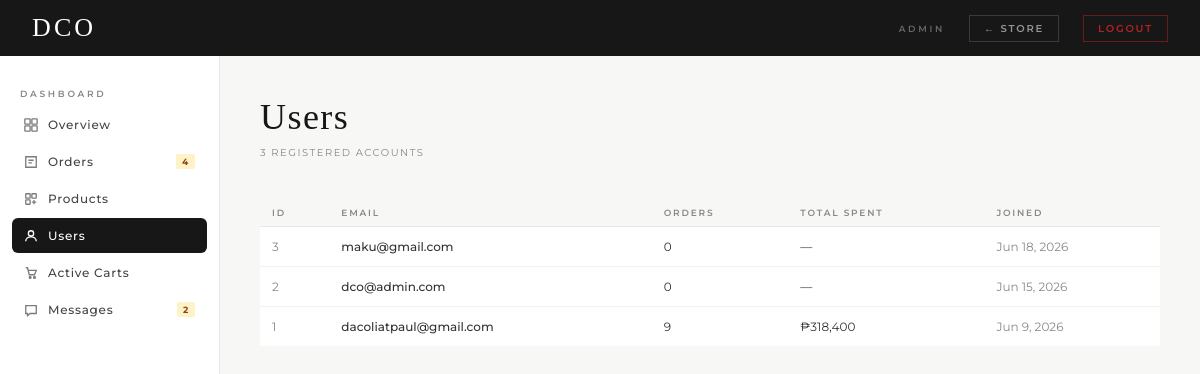
The app's page /admin.php?tab=users (signed in) with its own data.
### tables this page shows
CREATE TABLE `users` (
  `id` int(10) UNSIGNED NOT NULL,
  `email` varchar(255) NOT NULL,
  `full_name` varchar(120) DEFAULT NULL,
  `phone` varchar(30) DEFAULT NULL,
  `address` text DEFAULT NULL,
  `password_hash` varchar(255) NOT NULL,
  `created_at` datetime NOT NULL DEFAULT current_timestamp()
);

### admin.php (the view, shortened to what this page needs)
<?php
require_once 'config/app.php';
$stats = [];
$stats['total_users']   = $pdo->query('SELECT COUNT(*) FROM users')->fetchColumn();
$stats['total_orders']  = $pdo->query('SELECT COUNT(*) FROM orders')->fetchColumn();
$stats['total_revenue'] = $pdo->query("SELECT COALESCE(SUM(total_amount),0) FROM orders WHERE status != 'cancelled'")->fetchColumn();
$stats['pending_orders']= $pdo->query("SELECT COUNT(*) FROM orders WHERE status = 'pending'")->fetchColumn();
$users = $pdo->query('
    SELECT u.id, u.email, u.created_at,
           COUNT(DISTINCT o.id)               AS order_count,
           COALESCE(SUM(o.total_amount), 0)   AS total_spent
    FROM users u
    LEFT JOIN orders o ON o.user_id = u.id AND o.status != "cancelled"
    GROUP BY u.id
    ORDER BY u.created_at DESC
')->fetchAll();
$messages = $pdo->query('
    SELECT id, name, email, subject, message, created_at
    FROM contact_messages
    ORDER BY created_at DESC
')->fetchAll();
$activeTab = $_GET['tab'] ?? 'overview';
?>
<!DOCTYPE html>
<html lang="en">
<head>
</head>
<body>
<header class="admin-topbar">
    <a class="admin-logo" href="admin.php">DCO</a>
    <span class="admin-topbar-label">Admin</span>
    <a class="nav-store" href="index.php">← Store</a>
    <a class="nav-store" href="logout.php" style="border-color:rgba(220,38,38,0.4);color:rgba(220,38,38,0.8);">Logout</a>
</header>
<div class="admin-shell">
    <aside class="admin-sidebar">
        <div class="sidebar-section-label">Dashboard</div>
        <nav>
            <a class="admin-nav-link <?= $activeTab === 'overview'  ? 'active' : '' ?>" href="?tab=overview">
                <svg viewBox="0 0 16 16" fill="none" stroke="currentColor" stroke-width="1.5"><rect x="1" y="1" width="6" height="6" rx=".5"/><rect x="9" y="1" width="6" height="6" rx=".5"/><rect x="1" y="9" width="6" height="6" rx=".5"/><rect x="9" y="9" width="6" height="6" rx=".5"/></svg>
                Overview
            </a>
            <a class="admin-nav-link <?= $activeTab === 'orders'    ? 'active' : '' ?>" href="?tab=orders">
                <svg viewBox="0 0 16 16" fill="none" stroke="currentColor" stroke-width="1.5"><path d="M2 2h12v12H2z"/><path d="M5 6h6M5 9h4"/></svg>
                Orders
                <?php if ($stats['pending_orders'] > 0): ?>
                    <span style="margin-left:auto;background:#fef3c7;color:#92400e;font-size:9px;font-weight:700;padding:2px 6px;border-radius:2px;"><?= $stats['pending_orders'] ?></span>
                <?php endif; ?>
            </a>
            <a class="admin-nav-link <?= $activeTab === 'products'  ? 'active' : '' ?>" href="?tab=products">
                <svg viewBox="0 0 16 16" fill="none" stroke="currentColor" stroke-width="1.5"><rect x="2" y="2" width="5" height="5" rx=".5"/><rect x="9" y="2" width="5" height="5" rx=".5"/><rect x="2" y="9" width="5" height="5" rx=".5"/><path d="M9 11.5h5M11.5 9v5"/></svg>
                Products
            </a>
            <a class="admin-nav-link <?= $activeTab === 'users'     ? 'active' : '' ?>" href="?tab=users">
                <svg viewBox="0 0 16 16" fill="none" stroke="currentColor" stroke-width="1.5"><circle cx="8" cy="5" r="3"/><path d="M2 14c0-3 2.7-5 6-5s6 2 6 5"/></svg>
                Users
            </a>
            <a class="admin-nav-link <?= $activeTab === 'carts'     ? 'active' : '' ?>" href="?tab=carts">
                <svg viewBox="0 0 16 16" fill="none" stroke="currentColor" stroke-width="1.5"><path d="M2 2h2l2 8h6l2-5H5"/><circle cx="7" cy="13" r="1"/><circle cx="12" cy="13" r="1"/></svg>
                Active Carts
            </a>
            <a class="admin-nav-link <?= $activeTab === 'messages'  ? 'active' : '' ?>" href="?tab=messages">
                <svg viewBox="0 0 16 16" fill="none" stroke="currentColor" stroke-width="1.5"><path d="M2 3h12v9H7l-3 2.5V12H2z"/></svg>
                Messages
                <?php if (count($messages) > 0): ?>
                    <span style="margin-left:auto;background:#fef3c7;color:#92400e;font-size:9px;font-weight:700;padding:2px 6px;border-radius:2px;"><?= count($messages) ?></span>
                <?php endif; ?>
            </a>
        </nav>
    </aside>
    <main class="admin-main">
        <div class="tab-panel <?= $activeTab === 'users' ? 'active' : '' ?>">
            <h1 class="page-heading">Users</h1>
            <p class="page-sub"><?= count($users) ?> registered accounts</p>
            <table class="data-table">
                <thead>
                    <tr>
                        <th>ID</th>
                        <th>Email</th>
                        <th>Orders</th>
                        <th>Total Spent</th>
                        <th>Joined</th>
                    </tr>
                </thead>
                <tbody>
                    <?php if (empty($users)): ?>
                    <tr class="empty-row"><td colspan="5">No users yet.</td></tr>
                    <?php else: foreach ($users as $u): ?>
                    <tr>
                        <td style="color:var(--mid);"><?= $u['id'] ?></td>
                        <td style="font-weight:500;"><?= htmlspecialchars($u['email']) ?></td>
                        <td><?= $u['order_count'] ?></td>
                        <td><?= $u['total_spent'] > 0 ? '₱' . number_format($u['total_spent']) : '—' ?></td>
                        <td style="color:var(--mid);"><?= date('M j, Y', strtotime($u['created_at'])) ?></td>
                    </tr>
                    <?php endforeach; endif; ?>
                </tbody>
            </table>
        </div>
    </main>
</div>
</body>
</html>

### admin.php (style rules this page uses)
*, *::before, *::after { box-sizing: border-box; margin: 0; padding: 0; }
:root { --ink: #171717; --mid: #888; --faint: #e8e8e8; --bg: #f7f7f5; --white: #ffffff; --green: #16a34a; --amber: #d97706; --red: #dc2626; --blue: #2563eb; }
body { font-family: 'Montserrat', sans-serif; background: var(--bg); color: var(--ink); min-height: 100vh; }
.admin-topbar { position: sticky; top: 0; z-index: 100; height: 56px; background: var(--ink); display: flex; align-items: center; padding: 0 32px; gap: 24px; }
.admin-logo { font-family: 'Cormorant Garamond', serif; font-size: 26px; font-weight: 300; color: #fff; letter-spacing: 0.12em; text-decoration: none; margin-right: auto; }
.admin-topbar-label { font-size: 9px; font-weight: 600; letter-spacing: 0.3em; text-transform: uppercase; color: rgba(255,255,255,0.35); }
.admin-topbar a.nav-store { font-size: 10px; font-weight: 600; letter-spacing: 0.18em; text-transform: uppercase; color: rgba(255,255,255,0.55); text-decoration: none; border: 1px solid rgba(255,255,255,0.15); padding: 6px 14px; transition: color 0.2s, border-color 0.2s; }
.admin-shell { display: grid; grid-template-columns: 220px 1fr; min-height: calc(100vh - 56px); }
.admin-sidebar { background: var(--white); border-right: 1px solid var(--faint); padding: 32px 0; position: sticky; top: 56px; height: calc(100vh - 56px); overflow-y: auto; }
.sidebar-section-label { font-size: 9px; font-weight: 600; letter-spacing: 0.3em; text-transform: uppercase; color: var(--mid); padding: 0 20px; margin-bottom: 8px; }
.admin-sidebar nav { display: flex; flex-direction: column; gap: 2px; padding: 0 12px; }
.admin-nav-link { display: flex; align-items: center; gap: 10px; padding: 10px 12px; font-size: 12px; font-weight: 500; letter-spacing: 0.06em; color: #444; text-decoration: none; border-radius: 6px; transition: background 0.15s, color 0.15s; }
.admin-nav-link.active { background: var(--ink); color: #fff; }
.admin-nav-link svg { width: 14px; height: 14px; flex-shrink: 0; opacity: 0.7; }
.admin-nav-link.active svg { opacity: 1; }
.admin-main { padding: 40px 40px 80px; min-width: 0; }
.page-heading { font-family: 'Cormorant Garamond', serif; font-size: 36px; font-weight: 300; letter-spacing: 0.04em; margin-bottom: 8px; }
.page-sub { font-size: 10px; letter-spacing: 0.15em; text-transform: uppercase; color: var(--mid); margin-bottom: 40px; }
.data-table { width: 100%; border-collapse: collapse; font-size: 12px; }
.data-table tbody { background: var(--white); }
.tab-panel { display: none; }
.tab-panel.active { display: block; }

### records on screen
users: id "3", email "maku@gmail.com", order_count "0", created_at "Jun 18, 2026"
users: id "2", email "dco@admin.com", order_count "0", created_at "Jun 15, 2026"
users: id "1", email "dacoliatpaul@gmail.com", order_count "9", total_spent "318,400", created_at "Jun 9, 2026"

### other values on screen
$stats['pending_orders'] "4"
count($messages) "2"
count($users) "3"
